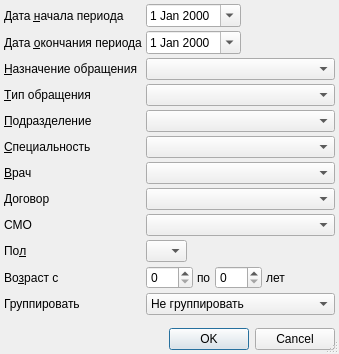
<?xml version="1.0" encoding="UTF-8"?>
<ui version="4.0">
 <class>MUOMSOFSetupDialog</class>
 <widget class="QDialog" name="MUOMSOFSetupDialog">
  <property name="windowModality">
   <enum>Qt::ApplicationModal</enum>
  </property>
  <property name="geometry">
   <rect>
    <x>0</x>
    <y>0</y>
    <width>339</width>
    <height>354</height>
   </rect>
  </property>
  <property name="windowTitle">
   <string>параметры отчёта</string>
  </property>
  <property name="sizeGripEnabled">
   <bool>true</bool>
  </property>
  <layout class="QGridLayout" name="gridLayout">
   <property name="margin">
    <number>4</number>
   </property>
   <property name="spacing">
    <number>4</number>
   </property>
   <item row="0" column="0">
    <widget class="QLabel" name="lblBegDate">
     <property name="text">
      <string>Дата &amp;начала периода</string>
     </property>
     <property name="buddy">
      <cstring>edtBegDate</cstring>
     </property>
    </widget>
   </item>
   <item row="0" column="1">
    <widget class="CDateEdit" name="edtBegDate">
     <property name="calendarPopup">
      <bool>true</bool>
     </property>
    </widget>
   </item>
   <item row="0" column="2">
    <spacer>
     <property name="orientation">
      <enum>Qt::Horizontal</enum>
     </property>
     <property name="sizeHint" stdset="0">
      <size>
       <width>101</width>
       <height>20</height>
      </size>
     </property>
    </spacer>
   </item>
   <item row="1" column="0">
    <widget class="QLabel" name="lblEndDate">
     <property name="text">
      <string>Дата &amp;окончания периода</string>
     </property>
     <property name="buddy">
      <cstring>edtEndDate</cstring>
     </property>
    </widget>
   </item>
   <item row="1" column="1">
    <widget class="CDateEdit" name="edtEndDate">
     <property name="calendarPopup">
      <bool>true</bool>
     </property>
    </widget>
   </item>
   <item row="1" column="2">
    <spacer>
     <property name="orientation">
      <enum>Qt::Horizontal</enum>
     </property>
     <property name="sizeHint" stdset="0">
      <size>
       <width>101</width>
       <height>20</height>
      </size>
     </property>
    </spacer>
   </item>
   <item row="2" column="0">
    <widget class="QLabel" name="lblEventPurpose">
     <property name="text">
      <string>&amp;Назначение обращения</string>
     </property>
     <property name="buddy">
      <cstring>cmbEventPurpose</cstring>
     </property>
    </widget>
   </item>
   <item row="2" column="1" colspan="2">
    <widget class="CRBComboBox" name="cmbEventPurpose"/>
   </item>
   <item row="3" column="0">
    <widget class="QLabel" name="lblEventType">
     <property name="text">
      <string>&amp;Тип обращения</string>
     </property>
     <property name="buddy">
      <cstring>cmbEventType</cstring>
     </property>
    </widget>
   </item>
   <item row="3" column="1" colspan="2">
    <widget class="CRBComboBox" name="cmbEventType"/>
   </item>
   <item row="4" column="0">
    <widget class="QLabel" name="lblOrgStructure">
     <property name="text">
      <string>&amp;Подразделение</string>
     </property>
     <property name="buddy">
      <cstring>cmbOrgStructure</cstring>
     </property>
    </widget>
   </item>
   <item row="4" column="1" colspan="2">
    <widget class="COrgStructureComboBox" name="cmbOrgStructure"/>
   </item>
   <item row="5" column="0">
    <widget class="QLabel" name="lblSpeciality">
     <property name="text">
      <string>&amp;Специальность</string>
     </property>
     <property name="buddy">
      <cstring>cmbSpeciality</cstring>
     </property>
    </widget>
   </item>
   <item row="5" column="1" colspan="2">
    <widget class="CRBComboBox" name="cmbSpeciality">
     <property name="whatsThis">
      <string>&lt;html&gt;&lt;head&gt;&lt;meta name=&quot;qrichtext&quot; content=&quot;1&quot; /&gt;&lt;style type=&quot;text/css&quot;&gt;
p, li { white-space: pre-wrap; }
&lt;/style&gt;&lt;/head&gt;&lt;body style=&quot; font-family:'MS Shell Dlg 2'; font-size:8.25pt; font-weight:400; font-style:normal;&quot;&gt;
&lt;p style=&quot;-qt-paragraph-type:empty; margin-top:0px; margin-bottom:0px; margin-left:0px; margin-right:0px; -qt-block-indent:0; text-indent:0px;&quot;&gt;&lt;/p&gt;&lt;/body&gt;&lt;/html&gt;</string>
     </property>
    </widget>
   </item>
   <item row="6" column="0">
    <widget class="QLabel" name="lblPerson">
     <property name="text">
      <string>&amp;Врач</string>
     </property>
     <property name="buddy">
      <cstring>cmbPerson</cstring>
     </property>
    </widget>
   </item>
   <item row="6" column="1" colspan="2">
    <widget class="CPersonComboBoxEx" name="cmbPerson"/>
   </item>
   <item row="7" column="0">
    <widget class="QLabel" name="lblContract">
     <property name="text">
      <string>Договор</string>
     </property>
     <property name="buddy">
      <cstring>cmbContracts</cstring>
     </property>
    </widget>
   </item>
   <item row="8" column="1" colspan="2">
    <widget class="CInsurerComboBox" name="cmbInsurer"/>
   </item>
   <item row="8" column="0">
    <widget class="QLabel" name="lblInsurer">
     <property name="text">
      <string>СМО</string>
     </property>
     <property name="buddy">
      <cstring>cmbInsurer</cstring>
     </property>
    </widget>
   </item>
   <item row="11" column="0">
    <widget class="QLabel" name="lblGroupType">
     <property name="text">
      <string>Группировать</string>
     </property>
    </widget>
   </item>
   <item row="11" column="1" colspan="2">
    <widget class="QComboBox" name="cmbGroupType">
     <item>
      <property name="text">
       <string>Не группировать</string>
      </property>
     </item>
     <item>
      <property name="text">
       <string>По профилю события</string>
      </property>
     </item>
     <item>
      <property name="text">
       <string>По типу события</string>
      </property>
     </item>
    </widget>
   </item>
   <item row="7" column="1" colspan="2">
    <widget class="CContractComboBox" name="cmbContracts"/>
   </item>
   <item row="13" column="0" colspan="3">
    <widget class="QDialogButtonBox" name="buttonBox">
     <property name="orientation">
      <enum>Qt::Horizontal</enum>
     </property>
     <property name="standardButtons">
      <set>QDialogButtonBox::Cancel|QDialogButtonBox::Ok</set>
     </property>
    </widget>
   </item>
   <item row="12" column="0">
    <spacer>
     <property name="orientation">
      <enum>Qt::Vertical</enum>
     </property>
     <property name="sizeHint" stdset="0">
      <size>
       <width>21</width>
       <height>21</height>
      </size>
     </property>
    </spacer>
   </item>
   <item row="9" column="0">
    <widget class="QLabel" name="lblSex">
     <property name="text">
      <string>По&amp;л</string>
     </property>
     <property name="buddy">
      <cstring>cmbSex</cstring>
     </property>
    </widget>
   </item>
   <item row="9" column="1">
    <widget class="QComboBox" name="cmbSex">
     <property name="sizePolicy">
      <sizepolicy hsizetype="Maximum" vsizetype="Fixed">
       <horstretch>0</horstretch>
       <verstretch>0</verstretch>
      </sizepolicy>
     </property>
     <item>
      <property name="text">
       <string/>
      </property>
     </item>
     <item>
      <property name="text">
       <string>М</string>
      </property>
     </item>
     <item>
      <property name="text">
       <string>Ж</string>
      </property>
     </item>
    </widget>
   </item>
   <item row="10" column="0">
    <widget class="QLabel" name="lblAge">
     <property name="text">
      <string>Во&amp;зраст с</string>
     </property>
     <property name="buddy">
      <cstring>edtAgeFrom</cstring>
     </property>
    </widget>
   </item>
   <item row="10" column="1" colspan="2">
    <widget class="QFrame" name="frmAge">
     <property name="frameShape">
      <enum>QFrame::NoFrame</enum>
     </property>
     <property name="frameShadow">
      <enum>QFrame::Raised</enum>
     </property>
     <layout class="QHBoxLayout" name="_2">
      <property name="spacing">
       <number>4</number>
      </property>
      <property name="margin">
       <number>0</number>
      </property>
      <item>
       <widget class="QSpinBox" name="edtAgeFrom">
        <property name="sizePolicy">
         <sizepolicy hsizetype="Preferred" vsizetype="Fixed">
          <horstretch>0</horstretch>
          <verstretch>0</verstretch>
         </sizepolicy>
        </property>
        <property name="maximum">
         <number>150</number>
        </property>
       </widget>
      </item>
      <item>
       <widget class="QLabel" name="lblAgeTo">
        <property name="text">
         <string>по</string>
        </property>
        <property name="buddy">
         <cstring>edtAgeTo</cstring>
        </property>
       </widget>
      </item>
      <item>
       <widget class="QSpinBox" name="edtAgeTo">
        <property name="sizePolicy">
         <sizepolicy hsizetype="Preferred" vsizetype="Fixed">
          <horstretch>0</horstretch>
          <verstretch>0</verstretch>
         </sizepolicy>
        </property>
        <property name="maximum">
         <number>150</number>
        </property>
       </widget>
      </item>
      <item>
       <widget class="QLabel" name="lblAgeYears">
        <property name="text">
         <string>лет</string>
        </property>
        <property name="buddy">
         <cstring>edtAgeTo</cstring>
        </property>
       </widget>
      </item>
      <item>
       <spacer>
        <property name="orientation">
         <enum>Qt::Horizontal</enum>
        </property>
        <property name="sizeHint" stdset="0">
         <size>
          <width>21</width>
          <height>20</height>
         </size>
        </property>
       </spacer>
      </item>
     </layout>
    </widget>
   </item>
  </layout>
 </widget>
 <customwidgets>
  <customwidget>
   <class>CDateEdit</class>
   <extends>QDateEdit</extends>
   <header>library/DateEdit</header>
  </customwidget>
  <customwidget>
   <class>CRBComboBox</class>
   <extends>QComboBox</extends>
   <header>library/crbcombobox.h</header>
  </customwidget>
  <customwidget>
   <class>COrgStructureComboBox</class>
   <extends>QComboBox</extends>
   <header>Orgs/OrgStructComboBoxes.h</header>
  </customwidget>
  <customwidget>
   <class>CPersonComboBoxEx</class>
   <extends>QComboBox</extends>
   <header>Orgs/PersonComboBoxEx.h</header>
  </customwidget>
  <customwidget>
   <class>CContractComboBox</class>
   <extends>QComboBox</extends>
   <header>Accounting/ContractComboBox.h</header>
  </customwidget>
  <customwidget>
   <class>CInsurerComboBox</class>
   <extends>QComboBox</extends>
   <header>Orgs/OrgComboBox.h</header>
  </customwidget>
 </customwidgets>
 <tabstops>
  <tabstop>edtBegDate</tabstop>
  <tabstop>edtEndDate</tabstop>
  <tabstop>cmbEventPurpose</tabstop>
  <tabstop>cmbEventType</tabstop>
  <tabstop>cmbOrgStructure</tabstop>
  <tabstop>cmbSpeciality</tabstop>
  <tabstop>cmbPerson</tabstop>
  <tabstop>cmbContracts</tabstop>
  <tabstop>cmbInsurer</tabstop>
  <tabstop>cmbSex</tabstop>
  <tabstop>edtAgeFrom</tabstop>
  <tabstop>edtAgeTo</tabstop>
  <tabstop>cmbGroupType</tabstop>
  <tabstop>buttonBox</tabstop>
 </tabstops>
 <resources/>
 <connections>
  <connection>
   <sender>buttonBox</sender>
   <signal>accepted()</signal>
   <receiver>MUOMSOFSetupDialog</receiver>
   <slot>accept()</slot>
   <hints>
    <hint type="sourcelabel">
     <x>194</x>
     <y>355</y>
    </hint>
    <hint type="destinationlabel">
     <x>119</x>
     <y>239</y>
    </hint>
   </hints>
  </connection>
  <connection>
   <sender>buttonBox</sender>
   <signal>rejected()</signal>
   <receiver>MUOMSOFSetupDialog</receiver>
   <slot>reject()</slot>
   <hints>
    <hint type="sourcelabel">
     <x>286</x>
     <y>355</y>
    </hint>
    <hint type="destinationlabel">
     <x>316</x>
     <y>234</y>
    </hint>
   </hints>
  </connection>
 </connections>
</ui>
